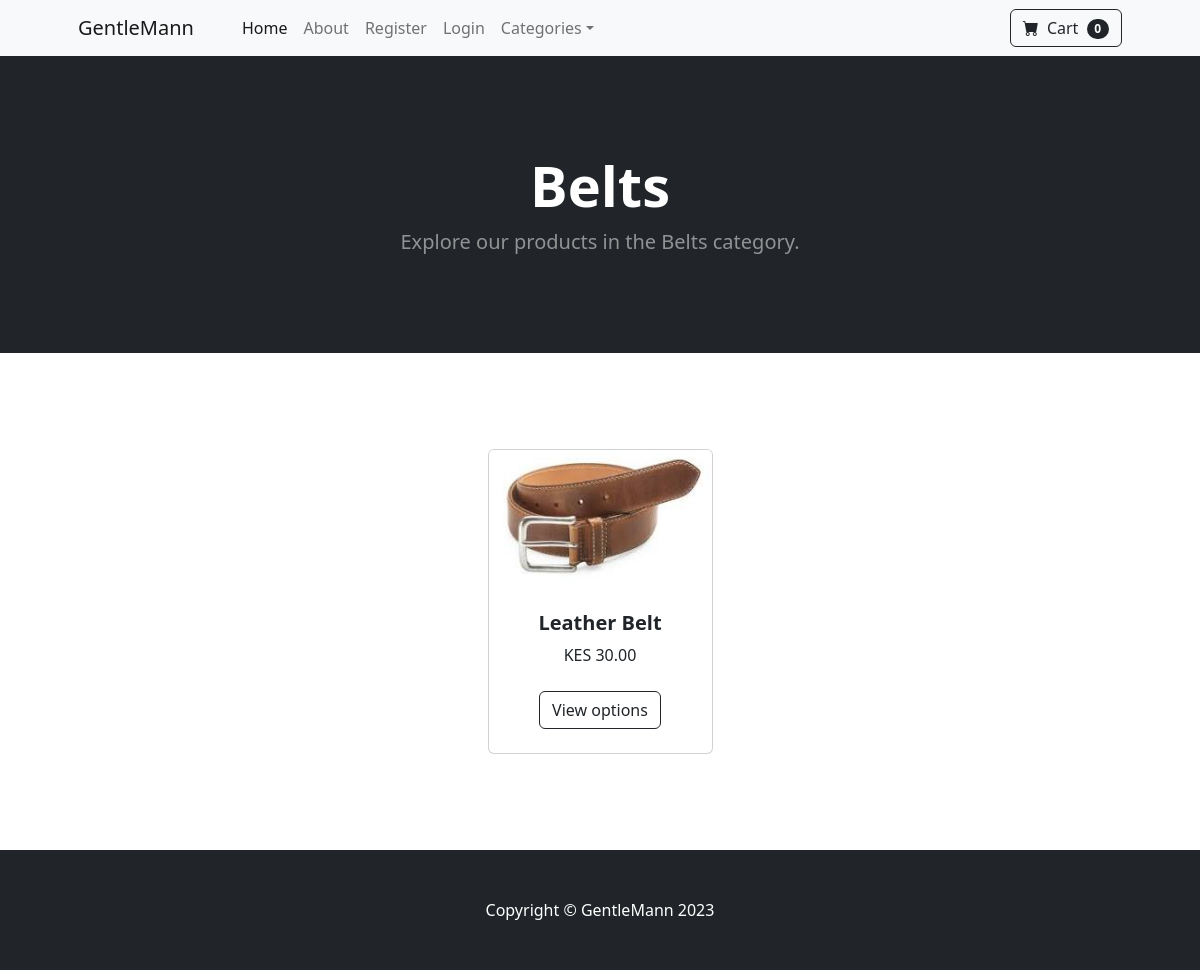
The app's page /category/Belts, older data.
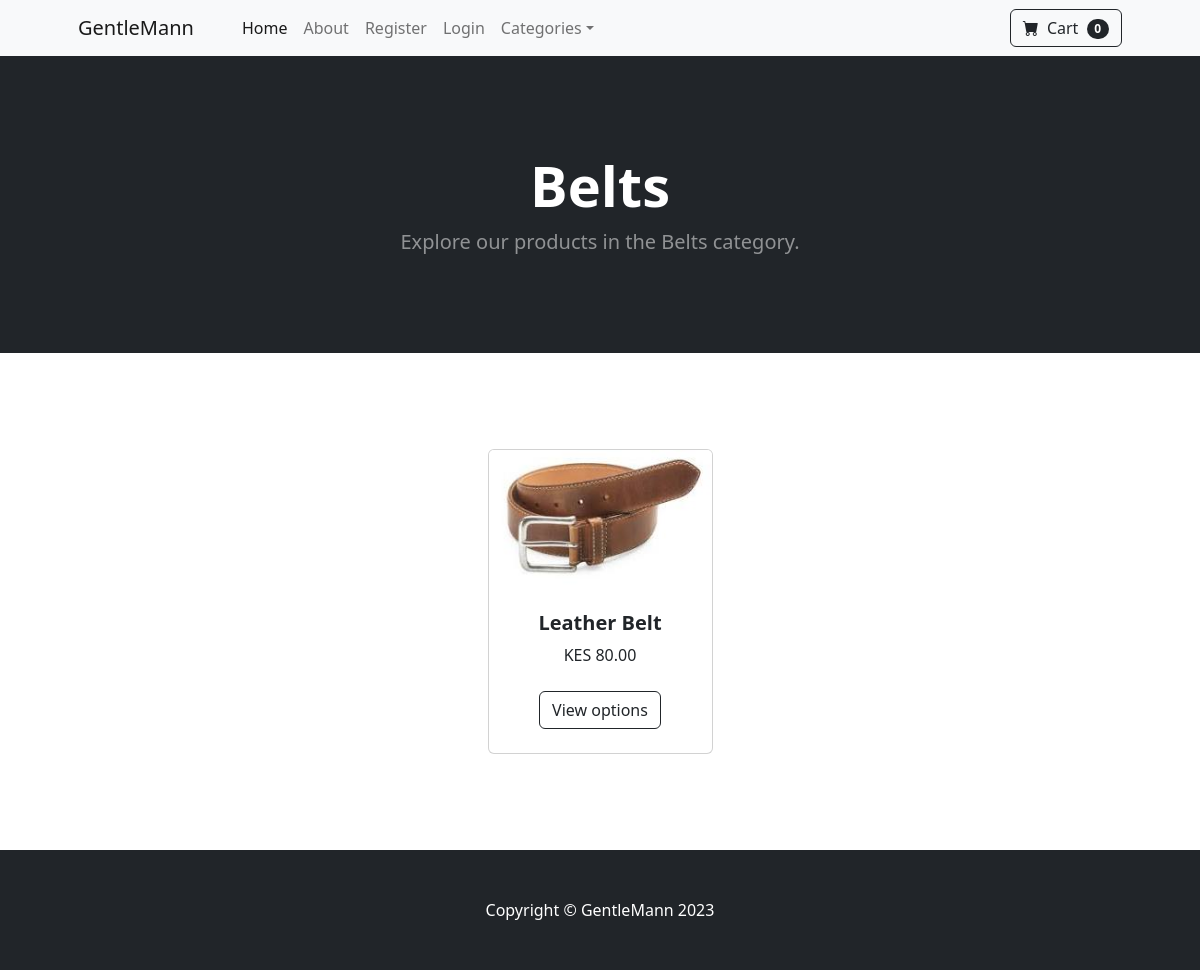
The same page, newer data.
### store/models.py (models this page shows, shortened)
class Product(models.Model):
    name = models.CharField(max_length=50)
    price = models.DecimalField(default=0.00, max_digits=6, decimal_places=2)
    category = models.ForeignKey(Category, on_delete=models.CASCADE, default=1)
    description = models.CharField(max_length=200, default='', null=True, blank=True)
    image = models.ImageField(upload_to='products/')
    on_offer = models.BooleanField(default=False)
    offer_price = models.DecimalField(default=0.00, max_digits=6, decimal_places=2)

### store/views.py (the view)
# urls.py: path('category/<str:slug>', views.category, name='category'),
def category(request, slug):
    slug = slug.replace('-', ' ')
    try:
        category = Category.objects.get(name=slug)
        products = Product.objects.filter(category=category)
        return render(request, 'category.html', {'products': products, 'category': category})
    except:
        messages.error(request, "That category does not exist.")
        return redirect('home')

### cart/context_processors.py (called while the page is built)
def cart(request):
    return {'cart': Cart(request)}

### store/models.py (called while the page is built)
    def __str__(self):
        return self.name

### store/templates/category.html
{% extends 'base.html' %} {% block content %}
<header class="bg-dark py-5">
  <div class="container px-4 px-lg-5 my-5">
    <div class="text-center text-white">
      <h1 class="display-4 fw-bolder">{{category}}</h1>
      <p class="lead fw-normal text-white-50 mb-0">
        Explore our products in the {{category}} category.
      </p>
    </div>
  </div>
</header>
<section class="py-5">
  <div class="container px-4 px-lg-5 mt-5">
    <div
      class="row gx-4 gx-lg-5 row-cols-2 row-cols-md-3 row-cols-xl-4 justify-content-center"
    >
      {% for product in products %} {% if product.on_offer %}
      <div class="col mb-5">
        <div class="card h-100">
          <div
            class="badge bg-dark text-white position-absolute"
            style="top: 0.5rem; right: 0.5rem"
          >
            Offer
          </div>
          <img class="card-img-top" src="{{product.image.url}}" alt="..." />
          <div class="card-body p-4">
            <div class="text-center">
              <h5 class="fw-bolder">{{product.name}}</h5>
              <div
                class="d-flex justify-content-center small text-warning mb-2"
              >
                <div class="bi-star-fill"></div>
                <div class="bi-star-fill"></div>
                <div class="bi-star-fill"></div>
                <div class="bi-star-fill"></div>
                <div class="bi-star-fill"></div>
              </div>
              <strike> KES {{product.price}} </strike>
              &nbsp; {{product.offer_price}}
            </div>
          </div>
          <div class="card-footer p-4 pt-0 border-top-0 bg-transparent">
            <div class="text-center">
              <a
                class="btn btn-outline-dark mt-auto"
                href="{% url 'product' product.id %}"
                >View options</a
              >
            </div>
          </div>
        </div>
      </div>
      {% else %}
      <div class="col mb-5">
        <div class="card h-100">
          <img class="card-img-top" src="{{product.image.url}}" alt="..." />
          <div class="card-body p-4">
            <div class="text-center">
              <h5 class="fw-bolder">{{product.name}}</h5>
              KES {{product.price}}
            </div>
          </div>
          <div class="card-footer p-4 pt-0 border-top-0 bg-transparent">
            <div class="text-center">
              <a
                class="btn btn-outline-dark mt-auto"
                href="{% url 'product' product.id %}"
                >View options</a
              >
            </div>
          </div>
        </div>
      </div>
      {% endif %} {% endfor %}
    </div>
  </div>
</section>
{% endblock %}

Row changes from the older to the newer data that the page shows:
changed Product "Leather Belt": price "30.00" → "80.00"
